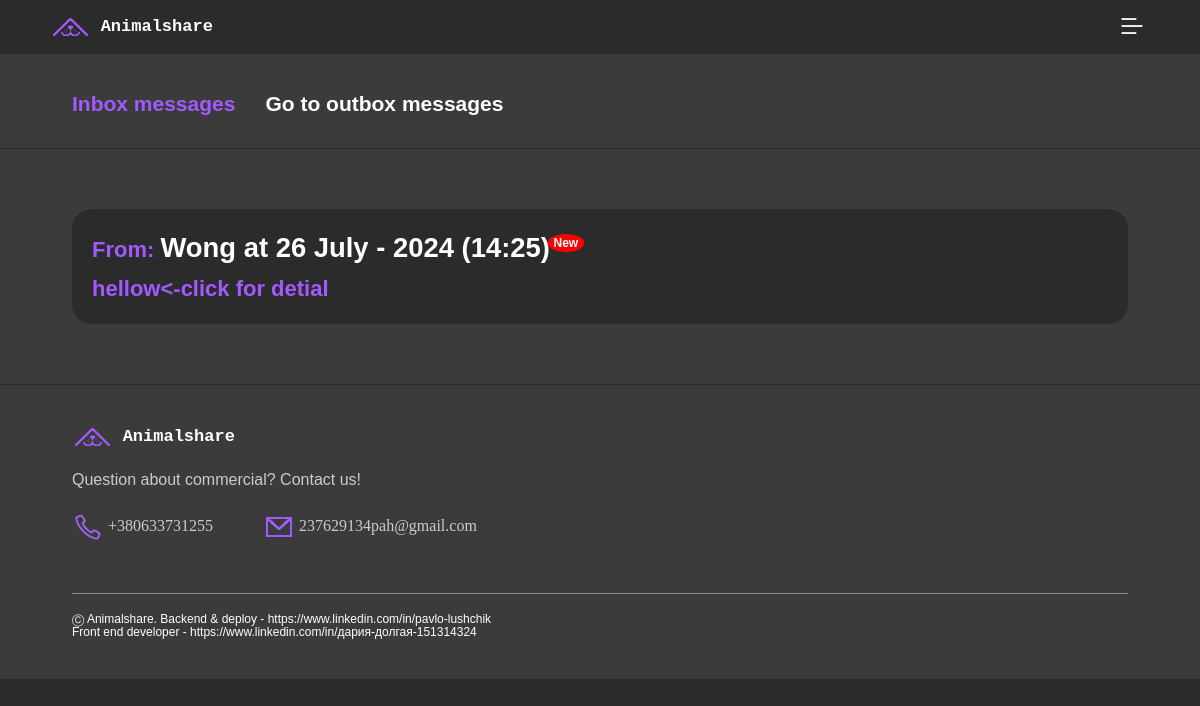
The page /messages/sms/inbox/ (signed in) on the database its author committed.
### usertouser/models.py (models this page shows, shortened)
class usertouser(models.Model):
    sender = models.ForeignKey(User, on_delete=models.CASCADE, related_name='sent_messages')
    recipient = models.ForeignKey(User, on_delete=models.CASCADE, related_name='received_messages')
    subject = models.CharField(max_length=255)
    content = models.TextField()
    timestamp = models.DateTimeField(auto_now_add=True)
    is_read = models.BooleanField(default=False)

### usertouser/views.py (the view)
# urls.py: path('sms/inbox/', usertouserListView.as_view(template_name='messages/inbox.html'), name='inbox'),
class usertouserListView(LoginRequiredMixin, ListView):
    model = usertouser
    template_name = 'messages/inbox.html'
    context_object_name = 'sms'
    paginate_by = None
    def get_queryset(self):
        return usertouser.objects.filter(recipient=self.request.user).order_by('-timestamp')

### animalshare/context_processors.py (called while the page is built)
def unread_messages_count(request):
    if request.user.is_authenticated:
        count = usertouser.objects.filter(recipient=request.user, is_read=False).count()
        return {'unread_messages_count': count}
    return {}

def cart_total_quantity(request):
    total_quantity = 0
    if request.user.is_authenticated:
        user = request.user
        total_quantity = Carts.objects.filter(user=user).aggregate(total_quantity=Sum('quantity'))['total_quantity'] or 0
    else:
        session_key = request.session.session_key
        total_quantity = Carts.objects.filter(session_key=session_key).aggregate(total_quantity=Sum('quantity'))['total_quantity'] or 0
    return {'total_quantity': total_quantity}

def categories(request):
    categories = Categories.objects.all()  # Получаем все категории
    return {'categories': categories}

### blog/templates/messages/inbox.html
{% extends "base.html" %}
{% load static %}
{% block content %}
<main>
    <div class="forum-cards--bg">
      <div class="sub-title__border">
        <div class="sub-title-cont sub-title-cont--top-padd wrapper">
            <h2 class="violet workSans-btns-h5">Inbox messages</h2>
          <a class="workSans-btns-h5" href="{% url 'usertouser:outbox' %}" title="Outbox messages"
            >Go to outbox messages</a
          >
        </div>
      </div>
    <section class="forum-comments">
<div class="forum-comments-cont wrapper">
{% for usertouser in sms %}
<div class="message-card">
    <h3 class="workSans-h5 violet">
                From: <a class="workSans-h5-h4" title="Go to sender profile" href="{% url 'user-posts' usertouser.sender.username %}">
                    {{usertouser.sender.username}} at {{usertouser.timestamp|date:"d F - Y (H:i)"}}
                    {% if not usertouser.is_read %}<span class="badge">New</span>{% endif %}</a></h3>
                        <a class="workSans-h5" href="{% url 'usertouser:detail' usertouser.id %}">
                          <h4 class="message-card__mess-subject violet workSans-h5" title="Messege detials">
                            {{ usertouser.subject }}<-click for detial
                          </h4>
                        </a>
</div>
{% empty %}
    <h3 class="workSans-h5 violet">No messages yet.</h3>
{% endfor %}
</div>
    </section>
</div>
</main>
{% endblock content %}

### blog/static/css/style.css (style rules this page uses)
:root { --main-primary-color: #2b2b2b; --main-secondary-color: #3b3b3b; --elem-primary-color: #ffffff; --elem-secondary-color: #a259ff; --elem-tertiary-color: #cccccc; --elem-fourth-color: #858584; --elem-error-color: #870f0f; --elem-shadow-color: #3b3b3ba5; --primary-font: "Work Sans", "Trebuchet MS", Helvetica, sans-serif; --secondary-font: "Space Mono", "Lucida Console", Monaco, monospace; }
*, *::after, *::before { box-sizing: border-box; margin: 0; padding: 0; }
a { text-decoration: none; color: var(--elem-primary-color); text-underline-position: from-font; text-decoration-skip-ink: none; }
body { background-color: var(--main-primary-color); color: var(--elem-primary-color); text-underline-position: from-font; text-decoration-skip-ink: none; }
.workSans-h5-h4 { font-family: "Work Sans", "Trebuchet MS", Helvetica, sans-serif; font-weight: 600; font-size: clamp(1.375rem, 1.219rem + 0.66vw, 1.75rem); line-height: clamp(1.938rem, 1.731rem + 0.88vw, 2.438rem); }
.workSans-h5 { font-family: "Work Sans", "Trebuchet MS", Helvetica, sans-serif; font-weight: 600; font-size: 1.375rem; line-height: 1.938rem; }
.workSans-btns-h5 { font-family: "Work Sans", "Trebuchet MS", Helvetica, sans-serif; font-weight: 600; font-size: clamp(1rem, 0.3rem + 1.35vw, 1.375rem); line-height: clamp(1.375rem, 0.319rem + 2.02vw, 1.938rem); }
.violet { color: var(--elem-secondary-color); }
.wrapper, .wrapper-header { margin-left: 30px; margin-right: 30px; }
@media screen and (min-width: 834px) { .wrapper { margin-left: 72px; margin-right: 72px; } }
.marketplace-cards--bg, .forum-cards--bg { background-color: var(--main-secondary-color); border-bottom: 1px solid var(--main-primary-color); }
.forum-comments { padding-bottom: clamp(40px, calc(23.66px + 4.36vw), 60px); }
.sub-title__border, .sub-title-cont__border { border-bottom: 1px solid var(--main-primary-color); }
.message-card__mess-subject { display: inline; }
.sub-title-cont { display: flex; gap: 30px; flex-wrap: wrap; padding-bottom: 30px; }
.sub-title-cont--top-padd { padding-top: 35px; }
.forum-comments-cont { padding-top: clamp(40px, calc(23.66px + 4.36vw), 60px); display: flex; flex-direction: column; gap: 20px; }
.comment-card, .message-card { background-color: var(--main-primary-color); border-radius: 20px; padding: 20px 20px; }
.badge { background-color: red; color: white; border-radius: 50%; padding: 2px 6px; font-size: 12px; position: relative; top: -10px; left: -10px; }

### rows shown on the page
usertouser: sender.username "Wong", timestamp "26 July - 2024 (14:25)", is_read "New", subject "hellow"
